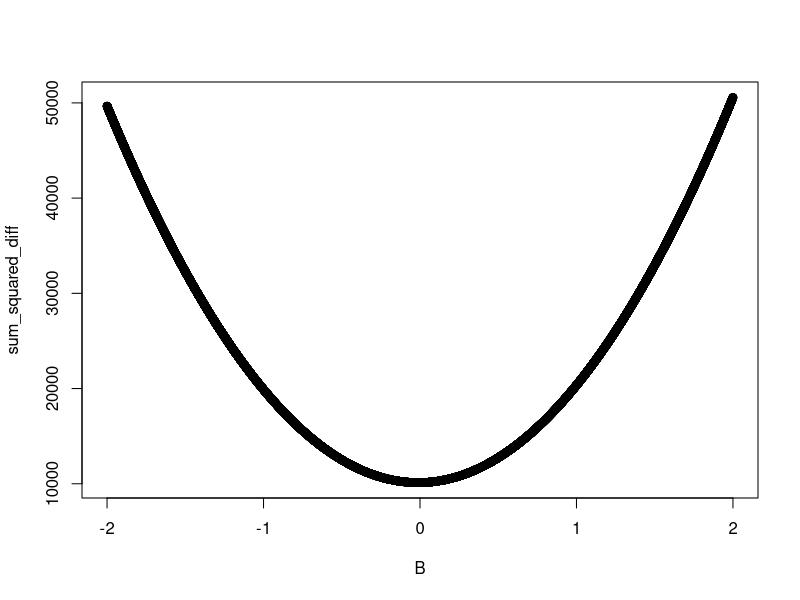
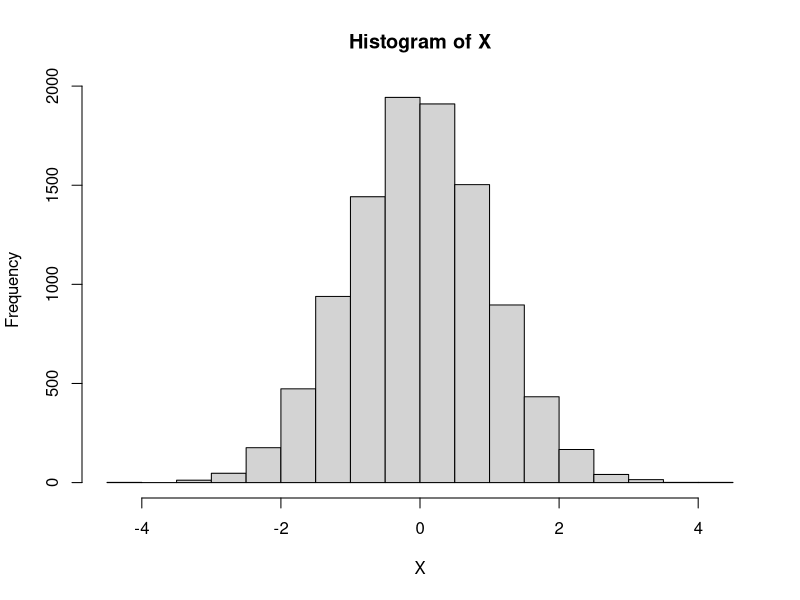
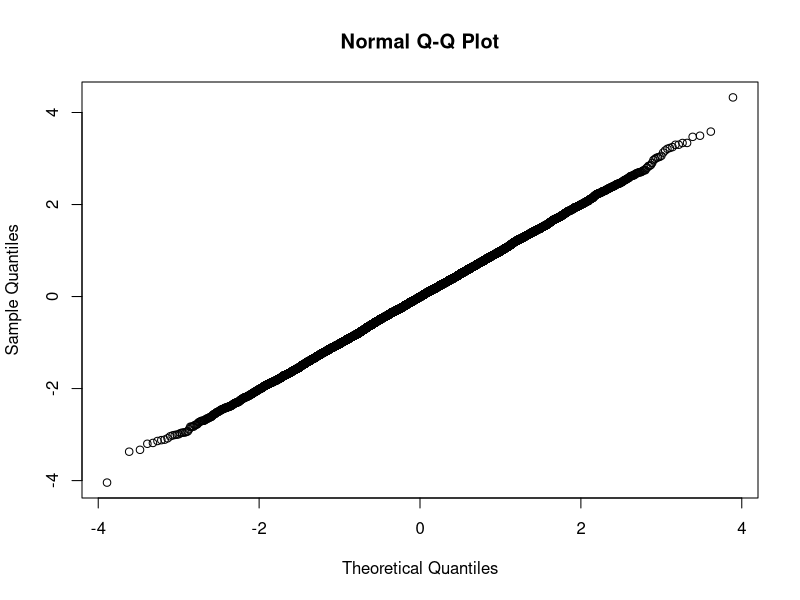

The R script that drew these images, in order:
## ---- chunk 1
set.seed(42)
N <- 10000
X <- rnorm(N)
## ---- chunk 2
MU <- sum(X * (1/N))
## ---- chunk 3
# Generate a lot of possible `a` values
A <- seq(from = -2, to = 2, by = 0.0001)
sum_abs_diff <- sapply(A, function(a) sum(abs(X-a)))
(a <- mean(A[which(sum_abs_diff == min(sum_abs_diff))]))
## ---- chunk 4
all.equal(median(X), a, tolerance = 0.001)
## ---- chunk 5
# Generate a lot of possible `a` values
B <- seq(from = -2, to = 2, by = 0.0001)
sum_squared_diff <- sapply(B, function(b) sum((X-b)^2))
plot(B, sum_squared_diff)
## ---- chunk 6
(b <- B[which(sum_squared_diff == min(sum_squared_diff))])
## ---- chunk 7
all.equal(b, MU, tolerance = 0.001)
## ---- chunk 8
VAR <- sum((X - MU)^2 * (1/N))
## ---- chunk 9
VAR.2 <- sum(X^2 * (1/N)) - MU^2
## ---- chunk 10
# Take a 1000-element random sample from the population
n <- 10
X_1 <- sample(X, n)
## ---- chunk 11
# Sample mean
X_bar_1 <- sum(X_1  * (1/n))
## ---- chunk 12
# Sample variance
S2_1 <- sum((X_1 - X_bar_1)^2 * (1/n))
## ---- chunk 13
X_n <- replicate(99, sample(X, n), simplify = FALSE)
X_n <- c(list(X_1), X_n)
## ---- chunk 14
X_bar_n <- sapply(X_n, function(v) sum(v/n))
S2_n <- sapply(X_n, function(v) sum((v - sum(v/n))^2)/n)
## ---- chunk 15
hist(X, plot = TRUE)
## ---- chunk 16
qqnorm(X)
